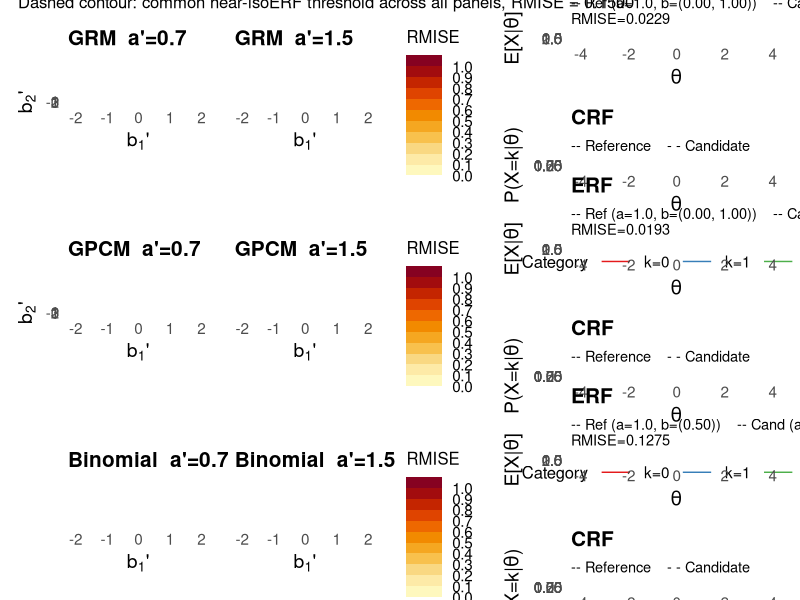

This chart was generated by the following R code:
library(ggplot2)
library(patchwork)

logis <- function(x) 1 / (1 + exp(-x))

# ---- ERF and CRF for each model (K=3) ----

erf_grm <- function(theta, a, b) {
  rowSums(outer(theta, b, function(t, bk) logis(a * (t - bk))))
}
crf_grm <- function(theta, a, b) {
  p0 <- logis(a * (theta - b[1]))
  p1 <- logis(a * (theta - b[2]))
  data.frame(theta = theta, k0 = 1 - p0, k1 = p0 - p1, k2 = p1)
}

erf_gpcm <- function(theta, a, b) {
  sapply(theta, function(t) {
    u1 <- exp(a * (t - b[1]))
    u2 <- exp(a * (t - b[1]) + a * (t - b[2]))
    (u1 + 2 * u2) / (1 + u1 + u2)
  })
}
crf_gpcm <- function(theta, a, b) {
  m <- t(sapply(theta, function(t) {
    u1 <- exp(a * (t - b[1]))
    u2 <- exp(a * (t - b[1]) + a * (t - b[2]))
    d  <- 1 + u1 + u2
    c(k0 = 1/d, k1 = u1/d, k2 = u2/d)
  }))
  as.data.frame(cbind(theta = theta, m))
}

erf_binom <- function(theta, a, b) {
  2 * logis(a * (theta - b[1]))   # b[2] not used
}
crf_binom <- function(theta, a, b) {
  p <- logis(a * (theta - b[1]))
  data.frame(theta = theta, k0 = (1-p)^2, k1 = 2*p*(1-p), k2 = p^2)
}

# ---- Per-model references ----
refs <- list(
  GRM      = list(a = 1, b = c(0, 1),  erf_fn = erf_grm,  crf_fn = crf_grm),
  GPCM     = list(a = 1, b = c(0, 1),  erf_fn = erf_gpcm, crf_fn = crf_gpcm),
  Binomial = list(a = 1, b = c(0.5, NA), erf_fn = erf_binom, crf_fn = crf_binom)
)

erf_dist <- function(erf_ref_fn, erf_fn, a_prime, b_prime) {
  integrate(function(theta) {
    (erf_ref_fn(theta) - erf_fn(theta, a_prime, b_prime))^2 * dnorm(theta)
  }, lower = -5, upper = 5, subdivisions = 200)$value
}

# ---- Grids ----
b1_vals <- seq(-2, 2, length.out = 60)
b2_vals <- seq(-1, 3, length.out = 60)

grids <- list(
  GRM     = subset(expand.grid(b1 = b1_vals, b2 = b2_vals), b1 < b2),
  GPCM    = expand.grid(b1 = b1_vals, b2 = b2_vals),
  Binomial = expand.grid(b1 = b1_vals, b2 = b2_vals)
)

erfs <- list(GRM = erf_grm, GPCM = erf_gpcm, Binomial = erf_binom)
crfs <- list(GRM = crf_grm, GPCM = crf_gpcm, Binomial = crf_binom)

# ---- Shared theme: larger text throughout ----
theme_iso <- function() {
  theme_minimal(base_size = 15) +
    theme(
      plot.title      = element_text(size = 15, face = "bold"),
      plot.subtitle   = element_text(size = 10.5),
      axis.title      = element_text(size = 14),
      axis.text       = element_text(size = 11),
      legend.title    = element_text(size = 12),
      legend.text     = element_text(size = 11),
      legend.key.width = unit(0.9, "cm")
    )
}

# ---- Plot helpers ----
make_dist_plot <- function(g, erf_ref_fn, b_ref_row, erf_fn, ap,
                           model_name, show_legend = FALSE, highlight = NULL,
                           scale_max = NA, show_isoerf_contour = FALSE,
                           contour_level = NULL, show_yaxis = TRUE) {
  if (!"dist" %in% names(g)) {
    g$dist <- mapply(function(b1, b2) erf_dist(erf_ref_fn, erf_fn, ap, c(b1, b2)),
                     g$b1, g$b2)
    cat(sprintf("%-8s a'=%.1f  min=%.6f  at b1=%.3f b2=%.3f\n",
                model_name, ap, min(g$dist),
                g$b1[which.min(g$dist)], g$b2[which.min(g$dist)]))
  }
  p <- ggplot(g, aes(x = b1, y = b2, fill = sqrt(dist))) +
    geom_tile() +
    geom_contour(data = g, aes(x = b1, y = b2, z = sqrt(dist)),
                inherit.aes = FALSE, breaks = contour_breaks,
                color = "grey30", linewidth = 0.3) +
    { if (!is.na(b_ref_row[2]))
        annotate("point", x = b_ref_row[1], y = b_ref_row[2],
                 shape = 4, size = 3.5, color = "black", stroke = 1.3)
      else list() } +
    scale_fill_stepsn(colours = viridis_pal,
                       breaks = contour_breaks,
                       limits = c(0, scale_max),
                       name = "RMISE",
                       guide = if (show_legend) guide_colorsteps() else "none") +
    labs(title = sprintf("%s  a'=%.1f", model_name, ap),
         x = expression(b[1]*"'"),
         y = if (show_yaxis) expression(b[2]*"'") else NULL) +
    theme_iso()
  if (!show_yaxis) {
    p <- p + theme(axis.text.y = element_blank(), axis.title.y = element_blank())
  }
  if (show_isoerf_contour && !is.null(contour_level)) {
    p <- p + geom_contour(data = g, aes(x = b1, y = b2, z = sqrt(dist)),
                          inherit.aes = FALSE, breaks = contour_level,
                          color = "red", linewidth = 1, linetype = "dashed")
  }
  if (!is.null(highlight)) {
    p <- p +
      annotate("point", x = highlight[1], y = highlight[2],
               shape = 21, size = 4.5, color = "black", fill = "white", stroke = 1.3) +
      annotate("text", x = highlight[1] + 0.15, y = highlight[2] - 0.15,
               label = sprintf("(%.2f, %.2f)", highlight[1], highlight[2]),
               size = 3.4, hjust = 0)
  }
  list(plot = p, grid = g)
}

make_erf_crf <- function(ref, erf_fn, crf_fn, a_cand, b_cand) {
  theta_seq <- seq(-4, 4, length.out = 300)
  erf_ref_fn <- function(theta) ref$erf_fn(theta, ref$a, ref$b)
  rmise <- sqrt(integrate(function(theta)
    (erf_ref_fn(theta) - erf_fn(theta, a_cand, b_cand))^2 * dnorm(theta),
    lower = -5, upper = 5, subdivisions = 200)$value)

  erf_df <- data.frame(
    theta = rep(theta_seq, 2),
    erf   = c(erf_ref_fn(theta_seq), erf_fn(theta_seq, a_cand, b_cand)),
    model = rep(c("Reference", "Candidate"), each = length(theta_seq))
  )
  p_erf <- ggplot(erf_df, aes(x = theta, y = erf, color = model, linetype = model)) +
    geom_line(linewidth = 1.1) +
    scale_color_manual(values = c("black", "red"), guide = "none") +
    scale_linetype_manual(values = c("dashed", "solid"), guide = "none") +
    labs(x = expression(theta), y = expression(E*"["*X*"|"*theta*"]"),
         title = "ERF",
         subtitle = {
           fmt_b <- function(b) paste(sprintf("%.2f", b[!is.na(b)]), collapse = ", ")
           sprintf("-- Ref (a=%.1f, b=(%s))    -- Cand (a'=%.1f, b'=(%s))\nRMISE=%.4f",
                   ref$a, fmt_b(ref$b), a_cand, fmt_b(b_cand), rmise)
         }) +
    theme_iso() +
    theme(plot.subtitle = element_text(size = 10.5))

  r  <- ref$crf_fn(theta_seq, ref$a, ref$b)
  cc <- crf_fn(theta_seq, a_cand, b_cand)
  crf_df <- rbind(
    data.frame(theta = theta_seq, prob = r$k0,  k = "k=0", model = "Reference"),
    data.frame(theta = theta_seq, prob = r$k1,  k = "k=1", model = "Reference"),
    data.frame(theta = theta_seq, prob = r$k2,  k = "k=2", model = "Reference"),
    data.frame(theta = theta_seq, prob = cc$k0, k = "k=0", model = "Candidate"),
    data.frame(theta = theta_seq, prob = cc$k1, k = "k=1", model = "Candidate"),
    data.frame(theta = theta_seq, prob = cc$k2, k = "k=2", model = "Candidate")
  )
  p_crf <- ggplot(crf_df, aes(x = theta, y = prob, color = k,
                               linetype = model, linewidth = model)) +
    geom_line() +
    scale_linetype_manual(values = c("dashed", "solid"), guide = "none") +
    scale_linewidth_manual(values = c(0.7, 1.1), guide = "none") +
    scale_color_brewer(palette = "Set1", name = "Category") +
    labs(x = expression(theta), y = expression("P(X=k|"*theta*")"),
         title = "CRF", subtitle = "-- Reference    - - Candidate") +
    theme_iso() +
    theme(legend.position = "bottom", plot.subtitle = element_text(size = 10.5))

  list(erf = p_erf, crf = p_crf)
}

make_dist_plot_1d <- function(b1_vals, erf_ref_fn, b_ref, erf_fn, ap,
                              model_name, show_legend = FALSE, highlight = NULL,
                              scale_max = NA, precomputed_g = NULL,
                              show_isoerf_contour = FALSE, contour_level = NULL) {
  if (is.null(precomputed_g)) {
    g <- data.frame(b1 = b1_vals)
    g$dist <- sapply(b1_vals, function(b1) erf_dist(erf_ref_fn, erf_fn, ap, c(b1, NA)))
    cat(sprintf("%-8s a'=%.1f  min=%.6f  at b1=%.3f\n",
                model_name, ap, min(g$dist), g$b1[which.min(g$dist)]))
  } else {
    g <- precomputed_g
  }
  # reference a=1; candidate a = ap (0.7 or 1.5); only b1' varies on x-axis
  p <- ggplot(g, aes(x = b1, y = 0, fill = sqrt(dist))) +
    geom_tile(height = 1) +
    annotate("point", x = b_ref, y = 0, shape = 4, size = 4.5, color = "black", stroke = 1.6) +
    scale_fill_stepsn(colours = viridis_pal,
                       breaks = contour_breaks,
                       limits = c(0, scale_max),
                       name = "RMISE",
                       guide = if (show_legend) guide_colorsteps() else "none") +
    scale_y_continuous(limits = c(-0.5, 0.5), expand = c(0, 0)) +
    labs(title = sprintf("%s  a'=%.1f", model_name, ap),
         x = expression(b[1]*"'"), y = NULL) +
    theme_iso() +
    theme(axis.text.y = element_blank(), axis.ticks.y = element_blank(),
          panel.grid = element_blank())
  if (show_isoerf_contour && !is.null(contour_level)) {
    in_band <- g$b1[sqrt(g$dist) <= contour_level]
    if (length(in_band) > 0) {
      band_range <- range(in_band)
      p <- p +
        annotate("segment", x = band_range[1], xend = band_range[1],
                 y = -0.5, yend = 0.5, color = "red",
                 linewidth = 1, linetype = "dashed") +
        annotate("segment", x = band_range[2], xend = band_range[2],
                 y = -0.5, yend = 0.5, color = "red",
                 linewidth = 1, linetype = "dashed")
    }
  }
  if (!is.null(highlight)) {
    p <- p +
      annotate("point", x = highlight, y = 0,
               shape = 21, size = 5, color = "black", fill = "white", stroke = 1.3) +
      annotate("text", x = highlight + 0.1, y = 0.3,
               label = sprintf("(%.2f)", highlight), size = 3.4, hjust = 0)
  }
  list(plot = p, grid = g)
}

# ---- Pass 1: compute all distances, cache grids ----
a_prime <- 1.5
cached <- list()

for (model in c("GRM", "GPCM", "Binomial")) {
  ref <- refs[[model]]
  efn <- erfs[[model]]
  erf_ref_fn <- local({ r <- ref; function(theta) r$erf_fn(theta, r$a, r$b) })

  if (model == "Binomial") {
    g07 <- data.frame(b1 = b1_vals)
    g07$dist <- sapply(b1_vals, function(b1) erf_dist(erf_ref_fn, efn, 0.7, c(b1, NA)))
    g15 <- data.frame(b1 = b1_vals)
    g15$dist <- sapply(b1_vals, function(b1) erf_dist(erf_ref_fn, efn, 1.5, c(b1, NA)))
  } else {
    g <- grids[[model]]
    g07 <- g
    g07$dist <- mapply(function(b1, b2) erf_dist(erf_ref_fn, efn, 0.7, c(b1, b2)), g$b1, g$b2)
    g15 <- g
    g15$dist <- mapply(function(b1, b2) erf_dist(erf_ref_fn, efn, 1.5, c(b1, b2)), g$b1, g$b2)
  }
  cached[[model]] <- list(g07 = g07, g15 = g15, erf_ref_fn = erf_ref_fn)
  cat(sprintf("Computed %s\n", model))
}

scale_max <- max(sqrt(unlist(lapply(cached, function(x) c(x$g07$dist, x$g15$dist)))))
cat(sprintf("Global scale max (sqrt dist): %.4f\n", scale_max))

# ---- Discrete contour bands (alternative to continuous gradient) ----
contour_breaks <- pretty(c(0, scale_max), n = 8)
contour_breaks <- contour_breaks[contour_breaks >= 0 & contour_breaks <= scale_max]
viridis_pal <- hcl.colors(9, "YlOrRd", rev = TRUE)

# ---- Common near-isoERF threshold ----
# A single absolute ERF-distance threshold, shared across every panel (all
# three models, both a' values), rather than a per-panel percentile. Since
# the ERF has a common range across models (K-1 = 2 here), a single absolute
# distance is directly comparable across panels. Fixed at 0.15: chosen (by
# checking each panel's minimum achievable distance) to be the smallest round
# value that still yields a visible near-isoERF boundary in all six panels;
# the 3rd-percentile-of-GRM anchor used previously (~0.07) was too tight and
# left three panels (GRM/Binomial at a'=0.7, Binomial at a'=1.5) with no
# candidate below threshold at all.
contour_level_common <- 0.15
cat(sprintf("Common near-isoERF contour threshold (sqrt dist, fixed): %.4f\n",
            contour_level_common))

# ---- Pass 2: build plots with shared color scale ----
rows <- list()

for (model in c("GRM", "GPCM", "Binomial")) {
  ref <- refs[[model]]
  efn <- erfs[[model]]
  cfn <- crfs[[model]]
  cc  <- cached[[model]]

  if (model == "Binomial") {
    r07_plot <- make_dist_plot_1d(b1_vals, cc$erf_ref_fn, ref$b[1], efn, 0.7, model,
                                  show_legend = FALSE, scale_max = scale_max,
                                  precomputed_g = cc$g07, show_isoerf_contour = TRUE,
                                  contour_level = contour_level_common)$plot
    cand_b1  <- cc$g15$b1[which.min(cc$g15$dist)]
    r15_plot <- make_dist_plot_1d(b1_vals, cc$erf_ref_fn, ref$b[1], efn, 1.5, model,
                                  show_legend = TRUE, scale_max = scale_max,
                                  precomputed_g = cc$g15, highlight = cand_b1,
                                  show_isoerf_contour = TRUE,
                                  contour_level = contour_level_common)$plot
    cand <- c(cand_b1, NA)
  } else {
    iso_contour <- TRUE
    r07_plot <- make_dist_plot(cc$g07, cc$erf_ref_fn, ref$b, efn, 0.7, model,
                               show_legend = FALSE, scale_max = scale_max,
                               show_isoerf_contour = iso_contour,
                               contour_level = contour_level_common)$plot
    cand     <- with(cc$g15, c(b1[which.min(dist)], b2[which.min(dist)]))
    r15_plot <- make_dist_plot(cc$g15, cc$erf_ref_fn, ref$b, efn, 1.5, model,
                               show_legend = TRUE, scale_max = scale_max,
                               highlight = cand, show_isoerf_contour = iso_contour,
                               contour_level = contour_level_common,
                               show_yaxis = FALSE)$plot
  }

  panels <- make_erf_crf(ref, efn, cfn, a_prime, cand)
  rows[[model]] <- (r07_plot | r15_plot | (panels$erf / panels$crf)) +
    plot_layout(widths = c(1, 1, 1.5))
}

p_final <- (rows$GRM / rows$GPCM / rows$Binomial) +
  plot_annotation(
    title    = "Within-model isoERF distance  (GRM / GPCM / Binomial,  K=3,  reference a=1)",
    subtitle = sprintf(paste(
      "Left column: candidate a'=0.7    Right column: candidate a'=1.5    x = reference    o = minimum-distance candidate (defines right-panel ERF/CRF)",
      "Dashed contour: common near-isoERF threshold across all panels, RMISE = %.4f",
      sep = "\n"),
      contour_level_common),
    theme = theme(plot.title = element_text(size = 17, face = "bold"),
                  plot.subtitle = element_text(size = 12))
  )

ggsave("/home/ben/Dropbox/Apps/Overleaf/binomial_model/src/fig_isoerf_distance2_altcontour.pdf",
       p_final, width = 15, height = 16)
cat("saved\n")
